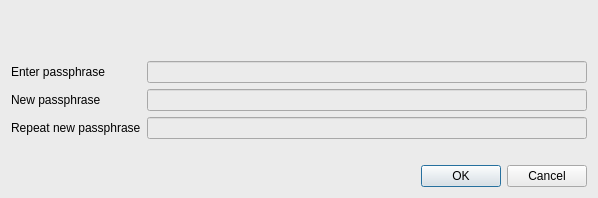
<?xml version="1.0" encoding="UTF-8"?>
<ui version="4.0">
 <class>AskPassphraseDialog</class>
 <widget class="QDialog" name="AskPassphraseDialog">
  <property name="geometry">
   <rect>
    <x>0</x>
    <y>0</y>
    <width>598</width>
    <height>198</height>
   </rect>
  </property>
  <property name="sizePolicy">
   <sizepolicy hsizetype="Preferred" vsizetype="Minimum">
    <horstretch>0</horstretch>
    <verstretch>0</verstretch>
   </sizepolicy>
  </property>
  <property name="minimumSize">
   <size>
    <width>550</width>
    <height>0</height>
   </size>
  </property>
  <property name="windowTitle">
   <string>Passphrase Dialog</string>
  </property>
  <property name="styleSheet">
   <string notr="true">background-color: rgb(235, 235, 235);</string>
  </property>
  <layout class="QVBoxLayout" name="verticalLayout">
   <item>
    <widget class="QLabel" name="warningLabel">
     <property name="textFormat">
      <enum>Qt::RichText</enum>
     </property>
     <property name="wordWrap">
      <bool>true</bool>
     </property>
    </widget>
   </item>
   <item>
    <layout class="QFormLayout" name="formLayout">
     <property name="fieldGrowthPolicy">
      <enum>QFormLayout::AllNonFixedFieldsGrow</enum>
     </property>
     <item row="0" column="0">
      <widget class="QLabel" name="passLabel1">
       <property name="text">
        <string>Enter passphrase</string>
       </property>
      </widget>
     </item>
     <item row="0" column="1">
      <widget class="QLineEdit" name="passEdit1">
       <property name="echoMode">
        <enum>QLineEdit::Password</enum>
       </property>
      </widget>
     </item>
     <item row="1" column="0">
      <widget class="QLabel" name="passLabel2">
       <property name="text">
        <string>New passphrase</string>
       </property>
      </widget>
     </item>
     <item row="1" column="1">
      <widget class="QLineEdit" name="passEdit2">
       <property name="echoMode">
        <enum>QLineEdit::Password</enum>
       </property>
      </widget>
     </item>
     <item row="2" column="0">
      <widget class="QLabel" name="passLabel3">
       <property name="text">
        <string>Repeat new passphrase</string>
       </property>
      </widget>
     </item>
     <item row="2" column="1">
      <widget class="QLineEdit" name="passEdit3">
       <property name="echoMode">
        <enum>QLineEdit::Password</enum>
       </property>
      </widget>
     </item>
     <item row="3" column="1">
      <widget class="QLabel" name="capsLabel">
       <property name="font">
        <font>
         <weight>75</weight>
         <bold>true</bold>
        </font>
       </property>
       <property name="text">
        <string/>
       </property>
       <property name="alignment">
        <set>Qt::AlignCenter</set>
       </property>
      </widget>
     </item>
    </layout>
   </item>
   <item>
    <widget class="QDialogButtonBox" name="buttonBox">
     <property name="orientation">
      <enum>Qt::Horizontal</enum>
     </property>
     <property name="standardButtons">
      <set>QDialogButtonBox::Cancel|QDialogButtonBox::Ok</set>
     </property>
    </widget>
   </item>
  </layout>
 </widget>
 <resources/>
 <connections>
  <connection>
   <sender>buttonBox</sender>
   <signal>accepted()</signal>
   <receiver>AskPassphraseDialog</receiver>
   <slot>accept()</slot>
   <hints>
    <hint type="sourcelabel">
     <x>248</x>
     <y>254</y>
    </hint>
    <hint type="destinationlabel">
     <x>157</x>
     <y>274</y>
    </hint>
   </hints>
  </connection>
  <connection>
   <sender>buttonBox</sender>
   <signal>rejected()</signal>
   <receiver>AskPassphraseDialog</receiver>
   <slot>reject()</slot>
   <hints>
    <hint type="sourcelabel">
     <x>316</x>
     <y>260</y>
    </hint>
    <hint type="destinationlabel">
     <x>286</x>
     <y>274</y>
    </hint>
   </hints>
  </connection>
 </connections>
</ui>
